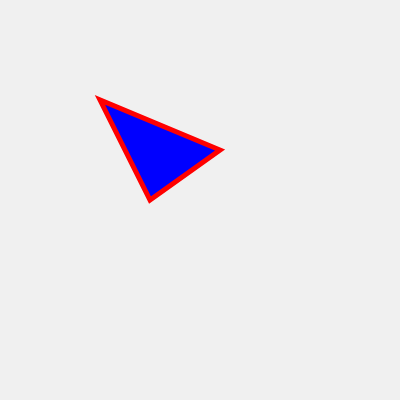
Frame 1 (no input)
Frame 60 (no input): identical to frame 1, image omitted
Frame 120 (the mouse pressed at the canvas centre since frame 60): identical to frame 1, image omitted

The p5.js sketch that drew this single still picture (run headless with seeded random() and noise() and a simulated clock; from frame 60 on, the mouse is pressed at the canvas centre):

// p5.js sketch
// ── sketch.js
// http://www.ac-grenoble.fr/disciplines/informatiquelycee/p5_base_a3.html
// Dessin d'un triangle


function setup()
{
  createCanvas(400,400);
  background(240);
  stroke(255,0,0);  // couleur du contour
  strokeWeight(5); // épaisseur
  fill(0,0,255); // couleur de l'intérieur
  triangle(100,100,150,200,220,150);
}


function draw()
{

}
